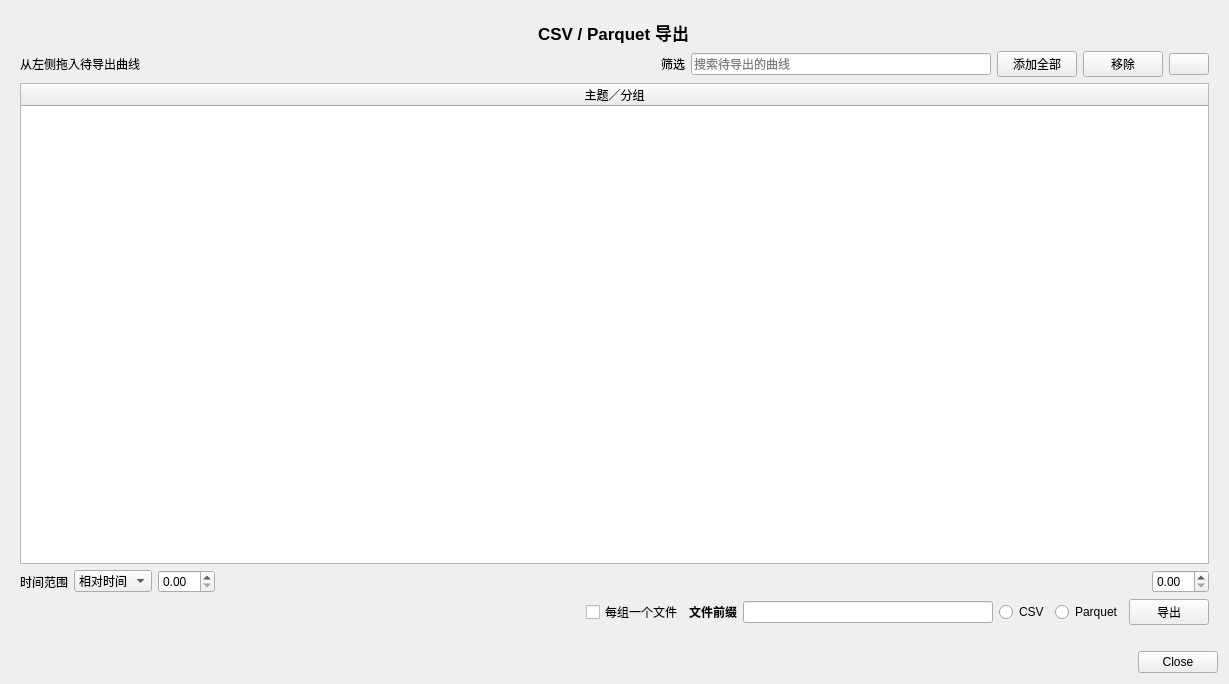
<?xml version="1.0" encoding="UTF-8"?>
<ui version="4.0">
 <class>toolBoxUI</class>
 <widget class="QWidget" name="toolBoxUI">
  <property name="geometry">
   <rect>
    <x>0</x>
    <y>0</y>
    <width>1229</width>
    <height>684</height>
   </rect>
  </property>
  <property name="windowTitle">
   <string>数据导出</string>
  </property>
  <property name="locale">
   <locale language="English" country="UnitedStates"/>
  </property>
  <layout class="QVBoxLayout" name="verticalLayout">
   <item>
    <layout class="QHBoxLayout" name="mainLayout" stretch="2">
     <property name="topMargin">
      <number>0</number>
     </property>
     <item>
      <widget class="QFrame" name="mainFrame">
       <property name="sizePolicy">
        <sizepolicy hsizetype="Preferred" vsizetype="Preferred">
         <horstretch>0</horstretch>
         <verstretch>0</verstretch>
        </sizepolicy>
       </property>
       <property name="frameShape">
        <enum>QFrame::NoFrame</enum>
       </property>
       <property name="frameShadow">
        <enum>QFrame::Plain</enum>
       </property>
       <layout class="QVBoxLayout" name="verticalLayoutLeft_3" stretch="0,1,0,0">
        <item alignment="Qt::AlignHCenter">
         <widget class="QLabel" name="mainFrameLabel">
          <property name="font">
           <font>
            <pointsize>13</pointsize>
            <weight>75</weight>
            <bold>true</bold>
           </font>
          </property>
          <property name="text">
           <string>CSV / Parquet 导出</string>
          </property>
          <property name="textFormat">
           <enum>Qt::AutoText</enum>
          </property>
          <property name="scaledContents">
           <bool>false</bool>
          </property>
          <property name="wordWrap">
           <bool>false</bool>
          </property>
          <property name="openExternalLinks">
           <bool>false</bool>
          </property>
         </widget>
        </item>
        <item>
         <layout class="QVBoxLayout" name="verticaFrameLayout">
          <item>
           <layout class="QHBoxLayout" name="horizontalFrameLayout" stretch="0,0,0,0,0,0,0">
            <item>
             <widget class="QLabel" name="topMainLabel">
              <property name="text">
               <string>从左侧拖入待导出曲线</string>
              </property>
             </widget>
            </item>
            <item>
             <spacer name="horizontalSpacer_2">
              <property name="orientation">
               <enum>Qt::Horizontal</enum>
              </property>
              <property name="sizeHint" stdset="0">
               <size>
                <width>40</width>
                <height>20</height>
               </size>
              </property>
             </spacer>
            </item>
            <item>
             <widget class="QLabel" name="label_7">
              <property name="text">
               <string>筛选</string>
              </property>
             </widget>
            </item>
            <item>
             <widget class="QLineEdit" name="lineEditFilter">
              <property name="placeholderText"><string>搜索待导出的曲线</string></property>
              <property name="maximumSize">
               <size>
                <width>300</width>
                <height>16777215</height>
               </size>
              </property>
              <property name="clearButtonEnabled">
               <bool>true</bool>
              </property>
             </widget>
            </item>
            <item>
             <widget class="QPushButton" name="buttonAddAllFiles">
              <property name="toolTip">
               <string>添加全部已加载的时序曲线</string>
              </property>
              <property name="text">
               <string>添加全部</string>
              </property>
             </widget>
            </item>
            <item>
             <widget class="QPushButton" name="removeButton">
              <property name="toolTip">
               <string>移除选中曲线</string>
              </property>
              <property name="text">
               <string>移除</string>
              </property>
             </widget>
            </item>
            <item>
             <widget class="QPushButton" name="clearButton">
              <property name="sizePolicy">
               <sizepolicy hsizetype="Minimum" vsizetype="Fixed">
                <horstretch>0</horstretch>
                <verstretch>0</verstretch>
               </sizepolicy>
              </property>
              <property name="toolTip">
               <string>清空待导出列表</string>
              </property>
              <property name="text">
               <string/>
              </property>
             </widget>
            </item>
           </layout>
          </item>
          <item>
           <widget class="QTableWidget" name="tableWidget">
            <property name="sizePolicy">
             <sizepolicy hsizetype="Preferred" vsizetype="Expanding">
              <horstretch>0</horstretch>
              <verstretch>0</verstretch>
             </sizepolicy>
            </property>
            <property name="font">
             <font>
              <weight>50</weight>
              <bold>false</bold>
             </font>
            </property>
            <property name="acceptDrops">
             <bool>true</bool>
            </property>
            <property name="locale">
             <locale language="English" country="UnitedStates"/>
            </property>
            <property name="editTriggers">
             <set>QAbstractItemView::NoEditTriggers</set>
            </property>
            <property name="dragDropMode">
             <enum>QAbstractItemView::DropOnly</enum>
            </property>
            <property name="selectionBehavior">
             <enum>QAbstractItemView::SelectRows</enum>
            </property>
            <property name="sortingEnabled">
             <bool>false</bool>
            </property>
            <property name="columnCount">
             <number>1</number>
            </property>
            <attribute name="horizontalHeaderStretchLastSection">
             <bool>true</bool>
            </attribute>
            <column>
             <property name="text">
              <string>主题／分组</string>
             </property>
            </column>
           </widget>
          </item>
         </layout>
        </item>
        <item>
         <layout class="QHBoxLayout" name="timeSliderLayout">
          <item>
           <widget class="QLabel" name="label">
            <property name="text">
             <string>时间范围</string>
            </property>
           </widget>
          </item>
          <item>
           <widget class="QComboBox" name="comboTime">
            <item>
             <property name="text">
              <string>相对时间</string>
             </property>
            </item>
            <item>
             <property name="text">
              <string>绝对时间</string>
             </property>
            </item>
           </widget>
          </item>
          <item>
           <widget class="QDoubleSpinBox" name="startTime"/>
          </item>
          <item>
           <widget class="RangeSlider" name="rangeSlider" native="true">
            <property name="sizePolicy">
             <sizepolicy hsizetype="Expanding" vsizetype="Preferred">
              <horstretch>0</horstretch>
              <verstretch>0</verstretch>
             </sizepolicy>
            </property>
           </widget>
          </item>
          <item>
           <widget class="QDoubleSpinBox" name="endTime">
            <property name="locale">
             <locale language="English" country="UnitedStates"/>
            </property>
           </widget>
          </item>
         </layout>
        </item>
        <item>
         <layout class="QHBoxLayout" name="botMainLayout">
          <item>
           <spacer name="horizontalSpacer">
            <property name="orientation">
             <enum>Qt::Horizontal</enum>
            </property>
            <property name="sizeHint" stdset="0">
             <size>
              <width>40</width>
              <height>20</height>
             </size>
            </property>
           </spacer>
          </item>
          <item>
           <widget class="QCheckBox" name="checkBoxMultifile">
            <property name="toolTip">
             <string>将各组分别导出到所选文件夹</string>
            </property>
            <property name="text">
             <string>每组一个文件</string>
            </property>
           </widget>
          </item>
          <item>
           <widget class="QLabel" name="labelPrefix">
            <property name="font">
             <font>
              <weight>75</weight>
              <bold>true</bold>
             </font>
            </property>
            <property name="text">
             <string>文件前缀</string>
            </property>
           </widget>
          </item>
          <item>
           <widget class="QLineEdit" name="lineEditPrefix">
            <property name="maximumSize">
             <size>
              <width>250</width>
              <height>16777215</height>
             </size>
            </property>
            <property name="toolTip">
             <string>添加到导出文件名的前缀</string>
            </property>
            <property name="text">
             <string/>
            </property>
            <property name="placeholderText">
             <string/>
            </property>
           </widget>
          </item>
          <item>
           <widget class="QRadioButton" name="csvButton">
            <property name="toolTip">
             <string>导出为 CSV 文件</string>
            </property>
            <property name="text">
             <string>CSV</string>
            </property>
           </widget>
          </item>
          <item>
           <widget class="QRadioButton" name="parquetButton">
            <property name="toolTip">
             <string>导出为 Arrow Parquet 文件</string>
            </property>
            <property name="text">
             <string>Parquet</string>
            </property>
           </widget>
          </item>
          <item>
           <widget class="QPushButton" name="saveButton">
            <property name="enabled">
             <bool>true</bool>
            </property>
            <property name="layoutDirection">
             <enum>Qt::RightToLeft</enum>
            </property>
            <property name="text">
             <string>导出</string>
            </property>
           </widget>
          </item>
         </layout>
        </item>
       </layout>
      </widget>
     </item>
    </layout>
   </item>
   <item>
    <layout class="QHBoxLayout" name="closeLayout" stretch="1,0">
     <property name="topMargin">
      <number>11</number>
     </property>
     <item>
      <spacer name="closeSpacer">
       <property name="orientation">
        <enum>Qt::Horizontal</enum>
       </property>
       <property name="sizeHint" stdset="0">
        <size>
         <width>40</width>
         <height>20</height>
        </size>
       </property>
      </spacer>
     </item>
     <item>
      <widget class="QDialogButtonBox" name="buttonBox">
       <property name="standardButtons">
        <set>QDialogButtonBox::Close</set>
       </property>
      </widget>
     </item>
    </layout>
   </item>
  </layout>
 </widget>
 <customwidgets>
  <customwidget>
   <class>RangeSlider</class>
   <extends>QWidget</extends>
   <header>PlotJuggler/range_slider.h</header>
   <container>1</container>
  </customwidget>
 </customwidgets>
 <resources/>
 <connections/>
</ui>
